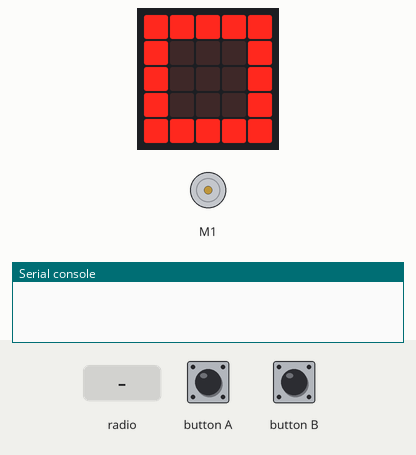
This program was run on a simulated Calliope mini (MakeCode). Parts: the board's 5×5 LED display, DC motor (green arrow = forward, orange = backward, longer = faster), the last lines printed to the serial console. The test bench sets the inputs (shaded band). No radio messages arrive unless stated (any console line starting 'radio sent:' is added by the test bench).

Above: at 1.2 s.
1.3 s: button A pressed for 0.15 s
At 1.8 s:
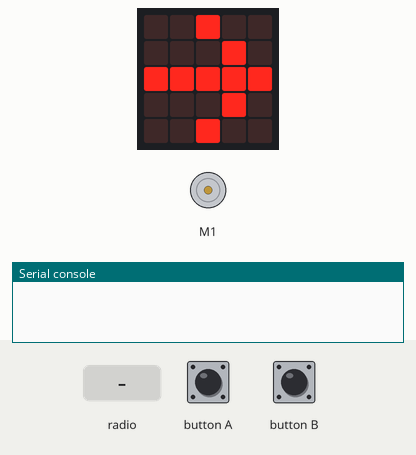
2.0 s: button B pressed for 0.15 s
At 2.26 s:
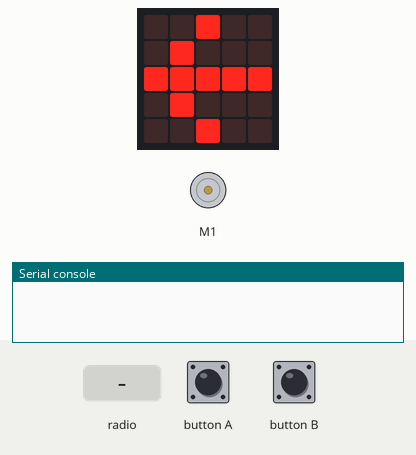
2.7 s: radio message "open" arrives
At 2.9 s:
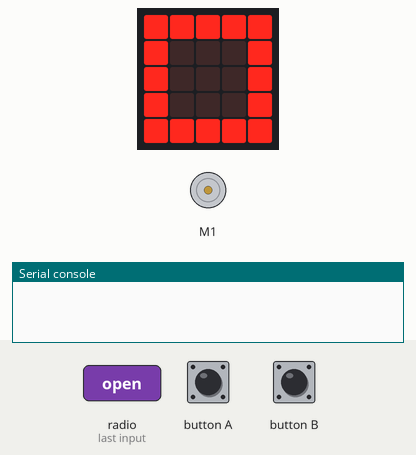
4.2 s: radio message "close" arrives
At 5.3 s:
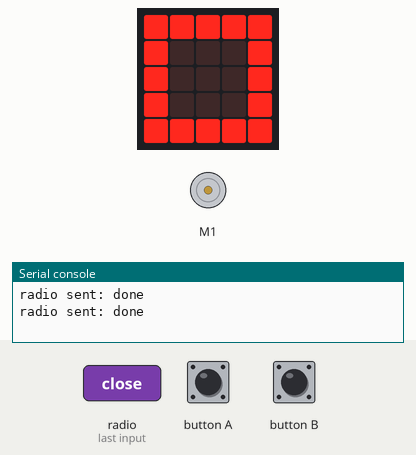
5.7 s: button A pressed for 0.15 s
At 6.2 s:
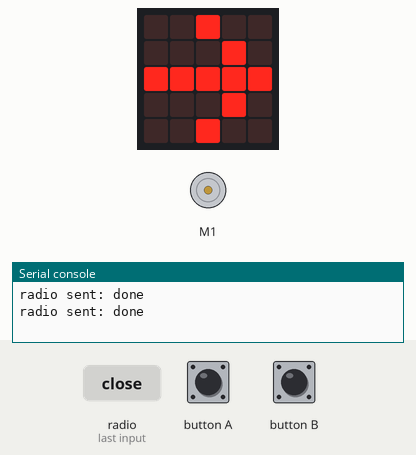
6.4 s: button B pressed for 0.15 s
At 6.66 s:
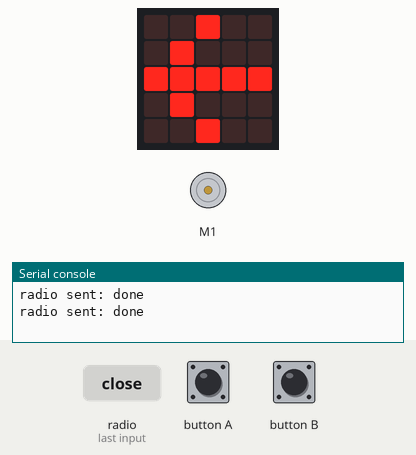
Timing chart, 0 to 8.1 s (numbered marks = the images above; inputs shaded):
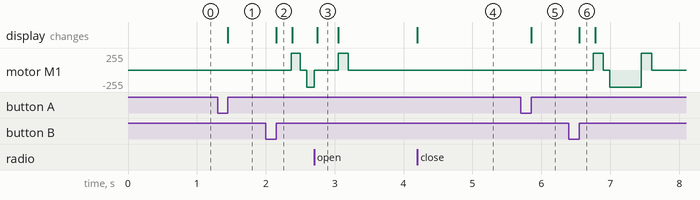

The program:

main.ts
```typescript
// CARRIAGE – SIMPLE VERSION (Calliope mini 1.3): buttons + remote, no dock, no light sensor
// Same controls as before: A = open, B = close, press again while moving = stop.
// Remote (firmware/remote, radio group 42): A = open, B = close, A+B = stop.
//
// Software can't give the motor more than 100 % – but it can help it get going:
//  1. Always full power (100 %).
//  2. "Wiggle start": a short push backwards first, then full power forwards.
//     This breaks the curtain free from standing still (static friction).
//  3. Pulse mode: drive PULSE_ON ms, pause PULSE_OFF ms, repeat.
//     The short pauses let the battery voltage recover, so each push is stronger.
//  4. LED display off while driving: saves current, so the motor gets more voltage.

const OPEN_DIR = 1         // set to -1 if A drives the wrong way
const MAX_MS = 60000       // safety stop: your travel time + a few seconds
const WIGGLE_MS = 150      // short push backwards before starting (0 = off)
const PULSE_ON = 1500      // drive time per pulse in ms
const PULSE_OFF = 150      // pause between pulses in ms (0 = drive continuously)

radio.setGroup(42)

let moving = false
let dir = 0
let startTime = 0

function stop() {
    motors.motorPower(0)
    moving = false
    basic.showIcon(IconNames.Square)
    radio.sendString("done")
}

function go(d: number) {
    if (moving) { stop(); return }      // second press = stop
    dir = d
    basic.showArrow(d == OPEN_DIR ? ArrowNames.East : ArrowNames.West)
    basic.pause(300)
    basic.clearScreen()                 // display off while driving
    if (WIGGLE_MS > 0) {
        motors.motorPower(-dir * 100)   // short push the other way …
        basic.pause(WIGGLE_MS)
        motors.motorPower(0)
        basic.pause(80)
    }
    moving = true
    startTime = input.runningTime()
}

input.onButtonPressed(Button.A, function () { go(OPEN_DIR) })
input.onButtonPressed(Button.B, function () { go(-OPEN_DIR) })

radio.onReceivedString(function (cmd) {
    if (cmd == "open") go(OPEN_DIR)
    else if (cmd == "close") go(-OPEN_DIR)
    else if (cmd == "stop" && moving) stop()
})

basic.forever(function () {
    if (!moving) { basic.pause(50); return }
    if (input.runningTime() - startTime > MAX_MS) { stop(); return }
    motors.motorPower(dir * 100)        // … then full power
    basic.pause(PULSE_ON)
    if (moving && PULSE_OFF > 0) {
        motors.motorPower(0)
        basic.pause(PULSE_OFF)
    }
})

basic.showIcon(IconNames.Square)
```

Measured:
- after the input at 1.3 s, the display: changes after 0.15 s (image 1)
- after the input at 2.0 s, the display: changes after 0.15 s (image 2)
- after the input at 2.7 s, the display: changes after 0.05 s (image 3)
- after the input at 4.2 s, motor M1: stays stopped (without the input it goes to backward 255/255 after 0.06 s); the display: changes at once (image 4)
- after the input at 5.7 s, the display: changes after 0.15 s (image 5)
- after the input at 6.4 s, the display: changes after 0.15 s (image 6)
